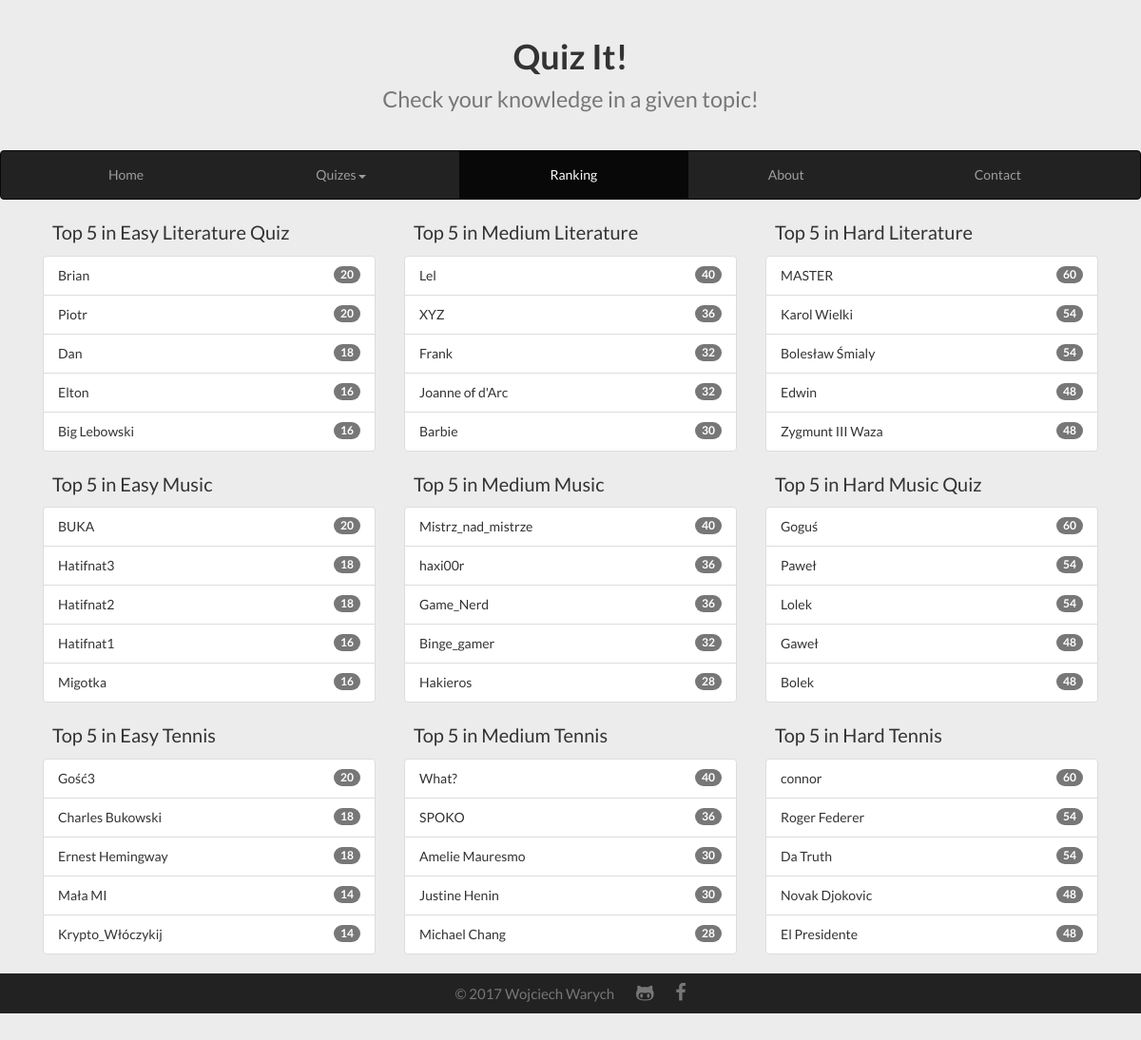
The page /ranking/ on the database its author committed.
### ranking/models.py (models this page shows, shortened)
class RankingLiterature(models.Model):
	username = models.CharField(max_length=50, unique=True)
	easyquest = models.PositiveSmallIntegerField(blank=True, null=True)
	mediumquest = models.PositiveSmallIntegerField(blank=True, null=True)
	hardquest = models.PositiveSmallIntegerField(blank=True, null=True)

class RankingMusic(models.Model):
	username = models.CharField(max_length=50, unique=True)
	easyquest = models.PositiveSmallIntegerField(blank=True, null=True)
	mediumquest = models.PositiveSmallIntegerField(blank=True, null=True)
	hardquest = models.PositiveSmallIntegerField(blank=True, null=True)

class RankingTennis(models.Model):
	username = models.CharField(max_length=50, unique=True)
	easyquest = models.PositiveSmallIntegerField(blank=True, null=True)
	mediumquest = models.PositiveSmallIntegerField(blank=True, null=True)
	hardquest = models.PositiveSmallIntegerField(blank=True, null=True)

### ranking/views.py (the view)
# urls.py: url(r'^ranking/', include('ranking.urls')),
def ranking(request):
	tennis_rank_easy = (
		RankingTennis.objects.only('username', 'easyquest').filter(easyquest__isnull=False).
		order_by('-easyquest')[:5])
	tennis_rank_medium = (
		RankingTennis.objects.only('username', 'mediumquest').filter(mediumquest__isnull=False).
		order_by('-mediumquest')[:5])
	tennis_rank_hard = (
		RankingTennis.objects.only('username', 'hardquest').filter(hardquest__isnull=False).
		order_by('-hardquest')[:5])
	literature_rank_easy = (
		RankingLiterature.objects.only('username', 'easyquest').filter(easyquest__isnull=False).
		order_by('-easyquest')[:5])
	literature_rank_medium = (
		RankingLiterature.objects.only('username', 'mediumquest').filter(mediumquest__isnull=False).
		order_by('-mediumquest')[:5])
	literature_rank_hard = (
		RankingLiterature.objects.only('username', 'hardquest').filter(hardquest__isnull=False).
		order_by('-hardquest')[:5])
	music_rank_easy = (
		RankingMusic.objects.only('username', 'easyquest').filter(easyquest__isnull=False).
		order_by('-easyquest')[:5])
	music_rank_medium = (
		RankingMusic.objects.only('username', 'mediumquest').filter(mediumquest__isnull=False).
		order_by('-mediumquest')[:5])
	music_rank_hard = (
		RankingMusic.objects.only('username', 'hardquest').filter(hardquest__isnull=False).
		order_by('-hardquest')[:5])
	context = {
		'tennis_rank_easy': tennis_rank_easy,
		'tennis_rank_medium': tennis_rank_medium,
		'tennis_rank_hard': tennis_rank_hard,
		'literature_rank_easy': literature_rank_easy,
		'literature_rank_medium': literature_rank_medium,
		'literature_rank_hard': literature_rank_hard,
		'music_rank_easy': music_rank_easy,
		'music_rank_medium': music_rank_medium,
		'music_rank_hard': music_rank_hard,
		}
	return render(request, 'ranking/ranking.html', context)

### ranking/templates/ranking/ranking.html (shortened to what this page needs)
{% extends 'home/base.html' %}
{% block content %}
	{% block title_div %}
		<div class="page-header">
			<h1>
				<a href="{% url 'home:index' %}">
					Quiz It!<br><small>Check your knowledge in a given topic!</small>
				</a>
			</h1>
		</div>
	{% endblock %}
	{% block menu_div %}
		<nav class="navbar navbar-default navbar-inverse">
			<div class="container-fluid">
			<div class="collapse navbar-collapse" id="bs-example-navbar-collapse-1">
				<ul class="nav navbar-nav">
					<li><a href="{% url 'home:index' %}">Home<span class="sr-only">(current)</span></a></li>
					<li class="dropdown">
						<a href="{% url 'home:quizes' %}" class="dropdown-toggle" data-toggle="dropdown" role="button" aria-haspopup="true" aria-expanded="false">Quizes<span class="caret"></span></a>
					</li>
					<li class="active"><a href="{% url 'ranking:ranking' %}">Ranking</a></li>
					<li><a href="{% url 'home:about' %}">About</a></li>
					<li><a href="{% url 'home:contact' %}">Contact</a></li>
				</ul>
			</div>
			</div>
		</nav>
	{% endblock %}
	{% block content_div %}
	<div class="container">
		<div class="col-md-4">
			<p>Top 5 in Easy Literature Quiz</p>
			<ul class="list-group">
				{% for user in literature_rank_easy %}
		  			<li class="list-group-item justify-content-between">
		  					{{ user.username }}
		    		<span class="badge badge-default badge-pill">{{ user.easyquest }}</span>
		  			</li>
				{% endfor %}
			</ul>
		</div>
		<div class="col-md-4">
			<p>Top 5 in Medium Literature</p>
			<ul class="list-group">
				{% for user in literature_rank_medium %}
		  			<li class="list-group-item justify-content-between">
		  					{{ user.username }}
		    		<span class="badge badge-default badge-pill">{{ user.mediumquest }}</span>
		  			</li>
				{% endfor %}
			</ul>
		</div>
		<div class="col-md-4">
			<p>Top 5 in Hard Literature</p>
			<ul class="list-group">
				{% for user in literature_rank_hard %}
		  			<li class="list-group-item justify-content-between">
		  				{{ user.username }}
		    		<span class="badge badge-default badge-pill">{{ user.hardquest }}</span>
		  			</li>
				{% endfor %}
			</ul>
		</div>
	</div>
	<div class="container">
		<div class="col-md-4">
			<p>Top 5 in Easy Music</p>
			<ul class="list-group">
				{% for user in music_rank_easy %}
		  			<li class="list-group-item justify-content-between">
		  				{{ user.username }}
		    		<span class="badge badge-default badge-pill">{{ user.easyquest }}</span>
		  			</li>
				{% endfor %}
			</ul>
		</div>
		<div class="col-md-4">
		<p>Top 5 in Medium Music</p>
			<ul class="list-group">
				{% for user in music_rank_medium %}
		  			<li class="list-group-item justify-content-between">
		  				{{ user.username }}
		    		<span class="badge badge-default badge-pill">{{ user.mediumquest }}</span>
		  			</li>
				{% endfor %}
			</ul>
		</div>
		<div class="col-md-4">
			<p>Top 5 in Hard Music Quiz</p>
			<ul class="list-group">
				{% for user in music_rank_hard %}
		  			<li class="list-group-item justify-content-between">
		  				{{ user.username }}
		    		<span class="badge badge-default badge-pill">{{ user.hardquest }}</span>
		  			</li>
				{% endfor %}
			</ul>
		</div>
	</div>
	<div class="container">
		<div class="col-md-4">
			<p>Top 5 in Easy Tennis</p>
			<ul class="list-group">
		  		{% for user in tennis_rank_easy %}
		  			<li class="list-group-item justify-content-between">
		  					{{ user.username }}
		    		<span class="badge badge-default badge-pill">{{ user.easyquest }}</span>
		  			</li>
				{% endfor %}
			</ul>
		</div>
		<div class="col-md-4">
			<p>Top 5 in Medium Tennis</p>
			<ul class="list-group">
		  		{% for user in tennis_rank_medium %}
		  			<li class="list-group-item justify-content-between">
		  				{{ user.username }}
		    		<span class="badge badge-default badge-pill">{{ user.mediumquest }}</span>
		  			</li>
				{% endfor %}
			</ul>
		</div>
		<div class="col-md-4">
			<p>Top 5 in Hard Tennis</p>
			<ul class="list-group">
				{% for user in tennis_rank_hard %}
		  			<li class="list-group-item justify-content-between">
		  				{{ user.username }}
		    		<span class="badge badge-default badge-pill">{{ user.hardquest }}</span>
		  			</li>
				{% endfor %}
			</ul>
		</div>
	</div>
	{% endblock %}
{% endblock %}

### home/static/home/css/style.css (style rules this page uses)
html, body { background-color: #ececec; height: 100%; min-height: 100%; margin: 0; }
body { font-family: 'Lato', sans-serif; }
h1 { font-weight: bold; }
a { text-decoration: none; color: inherit; }
a:link, a:visited { text-decoration: inherit; color: inherit; }
p { text-align: justify; font-size: 20px; padding-left: 10px; padding-right: 10px; }
.navbar-nav { margin: 0 auto; display: table; table-layout: auto; float: none; width: 100%; }
.navbar-nav > li { display: table-cell; float: none; text-align: center; }
.page-header { padding-bottom:9px; margin:40px 0 20px; border-bottom: none; text-align: center; text-decoration: none; }

### rows shown on the page
RankingLiterature: username "Brian", easyquest "20"
RankingLiterature: username "Piotr", easyquest "20"
RankingLiterature: username "Dan", easyquest "18"
RankingLiterature: username "Elton", easyquest "16"
RankingLiterature: username "Big Lebowski", easyquest "16"
RankingLiterature: username "Lel", mediumquest "40"
RankingLiterature: username "XYZ", mediumquest "36"
RankingLiterature: username "Frank", mediumquest "32"
RankingLiterature: username "Joanne of d'Arc", mediumquest "32"
RankingLiterature: username "Barbie", mediumquest "30"
RankingLiterature: username "MASTER", hardquest "60"
RankingLiterature: username "Karol Wielki", hardquest "54"
RankingLiterature: username "Bolesław Śmialy", hardquest "54"
RankingLiterature: username "Edwin", hardquest "48"
RankingLiterature: username "Zygmunt III Waza", hardquest "48"
RankingMusic: username "BUKA", easyquest "20"
RankingMusic: username "Hatifnat3", easyquest "18"
RankingMusic: username "Hatifnat2", easyquest "18"
RankingMusic: username "Hatifnat1", easyquest "16"
RankingMusic: username "Migotka", easyquest "16"
RankingMusic: username "Mistrz_nad_mistrze", mediumquest "40"
RankingMusic: username "haxi00r", mediumquest "36"
RankingMusic: username "Game_Nerd", mediumquest "36"
RankingMusic: username "Binge_gamer", mediumquest "32"
RankingMusic: username "Hakieros", mediumquest "28"
RankingMusic: username "Goguś", hardquest "60"
RankingMusic: username "Paweł", hardquest "54"
RankingMusic: username "Lolek", hardquest "54"
RankingMusic: username "Gaweł", hardquest "48"
RankingMusic: username "Bolek", hardquest "48"
RankingTennis: username "Gość3", easyquest "20"
RankingTennis: username "Charles Bukowski", easyquest "18"
RankingTennis: username "Ernest Hemingway", easyquest "18"
RankingTennis: username "Mała MI", easyquest "14"
RankingTennis: username "Krypto_Włóczykij", easyquest "14"
RankingTennis: username "What?", mediumquest "40"
RankingTennis: username "SPOKO", mediumquest "36"
RankingTennis: username "Amelie Mauresmo", mediumquest "30"
RankingTennis: username "Justine Henin", mediumquest "30"
RankingTennis: username "Michael Chang", mediumquest "28"
RankingTennis: username "connor", hardquest "60"
RankingTennis: username "Roger Federer", hardquest "54"
RankingTennis: username "Da Truth", hardquest "54"
RankingTennis: username "Novak Djokovic", hardquest "48"
RankingTennis: username "El Presidente", hardquest "48"
